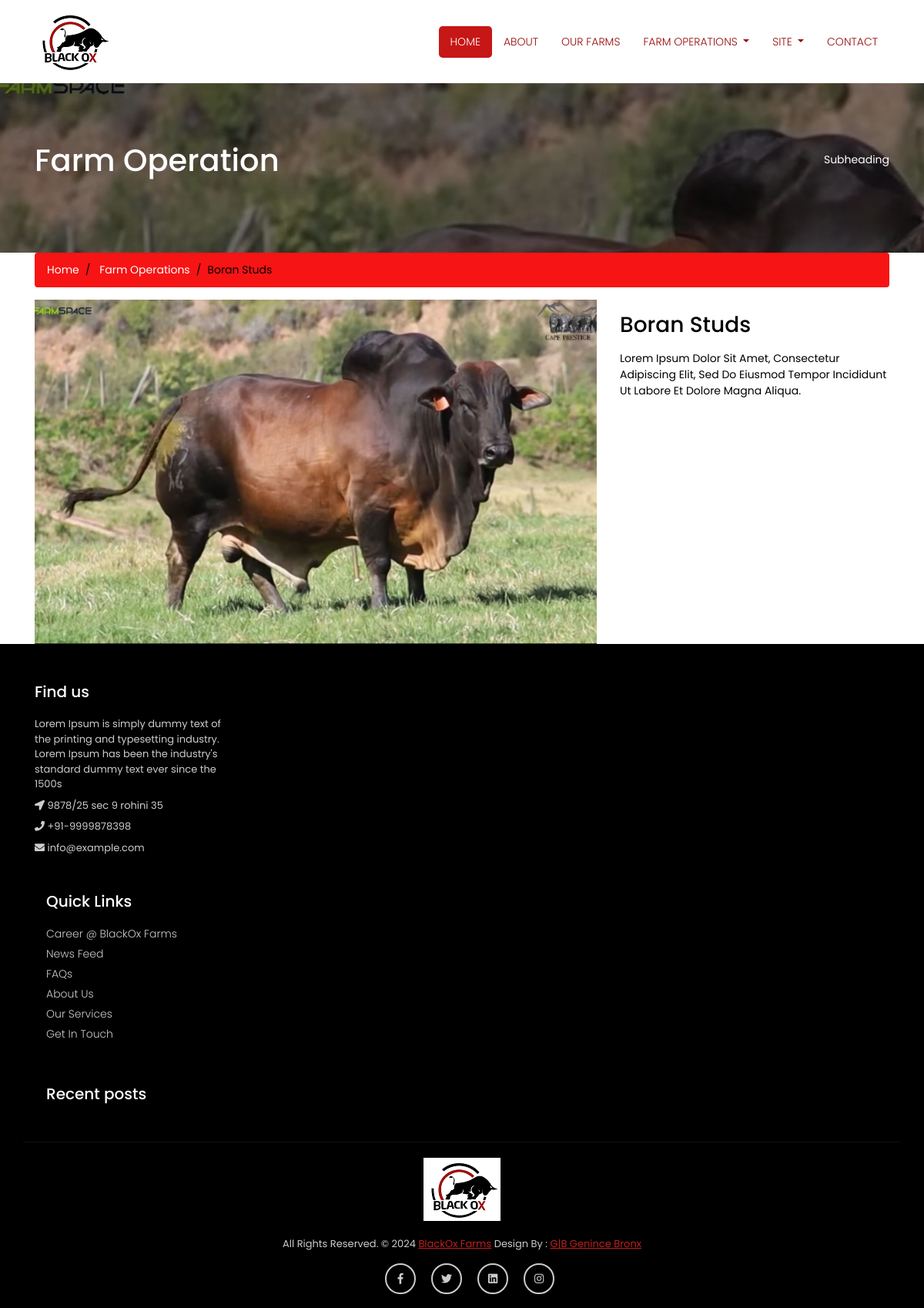
/farmoperation/1/, run on the app's committed database.
### website/models.py (models this page shows, shortened)
class FarmOperation(models.Model):
    name = models.CharField(max_length=200, blank=True, null=True)
    details = models.TextField(blank=True)
    image1 = models.ImageField(upload_to="operations/", blank=True)
    image2 = models.ImageField(upload_to="operations/", blank=True)

### website/views.py (the view)
# urls.py: path("farmoperation/<int:pk>/", views.farmoperationdetail, name="operationdetail"),
def farmoperationdetail(request, pk):
    operation = FarmOperation.objects.get(pk=pk)
    operations = FarmOperation.objects.all()
    return render(request, "website/operationdetail.html", {
        "operation": operation,
        "operations": operations
    })

### templates/website/operationdetail.html (shortened to what this page needs)
{% extends "website/index.html" %}
{% load static %}
{% block header %}
	<div class="full-title" style="background: url({{operation.image2.url}}) no-repeat;">
		<div class="container">
			<h1 class="mt-4 mb-3">Farm Operation
				<small>Subheading</small>
			</h1>
		</div>
	</div>
{% endblock header %}
{% block content %}
    <div class="container">
		<div class="breadcrumb-main">
			<ol class="breadcrumb">
				<li class="breadcrumb-item">
					<a href="index.html">Home</a>
				</li>
                <li class="breadcrumb-item">
					<a href="index.html">Farm Operations</a>
				</li>
				<li class="breadcrumb-item active">{{operation.name}}</li>
			</ol>
		</div>
		<div class="row">
			<div class="col-md-8">
				<img class="img-fluid" src="{{operation.image2.url}}" alt="{{operation.name}}" />
			</div>
			<div class="col-md-4">
					<h3 class="my-3">{{operation.name}}</h3>
					<p>{{operation.details}}</p>
			</div>
		</div>
    </div>
{% endblock content %}

### website/static/website/css/style.css (style rules this page uses)
body { padding-top: 54px; font-family: 'Poppins', sans-serif; font-size: 14px; color: #000000; }
@media (min-width: 992px) { body { padding-top: 80px; } }
.full-title { padding: 80px 0px; position: relative; }
.full-title:before { content: ""; background: rgba(0,0,0,0.5); top: 0px; left: 0px; position: absolute; width: 100%; height: 100%; }
.full-title h1 { position: relative; color: #ffffff; }
.full-title h1 small { float: right; padding: 15px 0px; font-size: 14px; }
.breadcrumb-main .breadcrumb { background: #f71414; }
.breadcrumb-main .breadcrumb li a { color: #ffffff; }
.breadcrumb-main .breadcrumb li { color: #000000; }
.breadcrumb-main .breadcrumb-item + .breadcrumb-item::before { color: #000000; }

### data on the page
FarmOperation: image2 (picture), name "Boran Studs", details "Lorem Ipsum Dolor Sit Amet, Consectetur Adipiscing Elit, Sed Do Eiusmod Tempor Incididunt Ut Labore Et Dolore Magna Aliqua."
